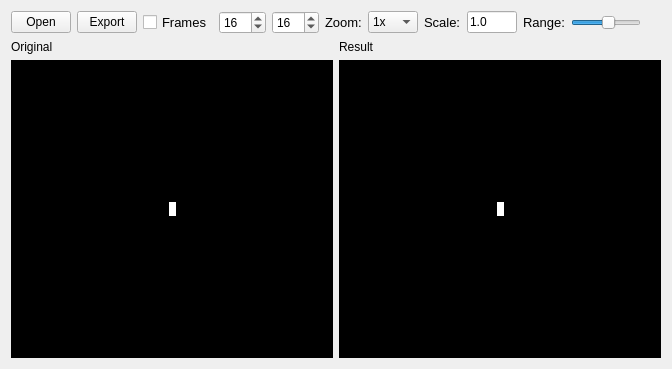
<?xml version="1.0" encoding="UTF-8"?>
<ui version="4.0">
 <class>ImageConverterDialog</class>
 <widget class="QWidget" name="ImageConverterDialog">
  <property name="geometry">
   <rect>
    <x>0</x>
    <y>0</y>
    <width>672</width>
    <height>369</height>
   </rect>
  </property>
  <property name="windowTitle">
   <string>Image Converter</string>
  </property>
  <layout class="QVBoxLayout" name="verticalLayout_5">
   <item>
    <layout class="QHBoxLayout" name="horizontalLayout_2">
     <item>
      <widget class="QPushButton" name="openButton">
       <property name="minimumSize">
        <size>
         <width>60</width>
         <height>0</height>
        </size>
       </property>
       <property name="maximumSize">
        <size>
         <width>60</width>
         <height>16777215</height>
        </size>
       </property>
       <property name="toolTip">
        <string>Open an image.</string>
       </property>
       <property name="text">
        <string>Open</string>
       </property>
      </widget>
     </item>
     <item>
      <widget class="QPushButton" name="exportButton">
       <property name="minimumSize">
        <size>
         <width>60</width>
         <height>0</height>
        </size>
       </property>
       <property name="maximumSize">
        <size>
         <width>60</width>
         <height>16777215</height>
        </size>
       </property>
       <property name="toolTip">
        <string>Export to a Spin object.</string>
       </property>
       <property name="text">
        <string>Export</string>
       </property>
      </widget>
     </item>
     <item>
      <widget class="QCheckBox" name="frameEnable">
       <property name="font">
        <font>
         <pointsize>10</pointsize>
        </font>
       </property>
       <property name="toolTip">
        <string>Cut the image into frames.</string>
       </property>
       <property name="text">
        <string>Frames</string>
       </property>
      </widget>
     </item>
     <item>
      <widget class="QSpinBox" name="frameWidth">
       <property name="enabled">
        <bool>true</bool>
       </property>
       <property name="maximumSize">
        <size>
         <width>55</width>
         <height>16777215</height>
        </size>
       </property>
       <property name="toolTip">
        <string>The number of horizontal frames.</string>
       </property>
       <property name="readOnly">
        <bool>false</bool>
       </property>
       <property name="minimum">
        <number>1</number>
       </property>
       <property name="maximum">
        <number>256</number>
       </property>
       <property name="value">
        <number>16</number>
       </property>
      </widget>
     </item>
     <item>
      <widget class="QSpinBox" name="frameHeight">
       <property name="enabled">
        <bool>true</bool>
       </property>
       <property name="maximumSize">
        <size>
         <width>55</width>
         <height>16777215</height>
        </size>
       </property>
       <property name="toolTip">
        <string>The number of vertical frames.</string>
       </property>
       <property name="minimum">
        <number>1</number>
       </property>
       <property name="maximum">
        <number>256</number>
       </property>
       <property name="value">
        <number>16</number>
       </property>
      </widget>
     </item>
     <item>
      <widget class="QLabel" name="label_2">
       <property name="font">
        <font>
         <pointsize>10</pointsize>
        </font>
       </property>
       <property name="text">
        <string>Zoom:</string>
       </property>
      </widget>
     </item>
     <item>
      <widget class="QComboBox" name="zoom">
       <property name="toolTip">
        <string>Zoom in and out.</string>
       </property>
       <property name="currentText">
        <string>4x</string>
       </property>
       <item>
        <property name="text">
         <string>1x</string>
        </property>
       </item>
       <item>
        <property name="text">
         <string>2x</string>
        </property>
       </item>
       <item>
        <property name="text">
         <string>4x</string>
        </property>
       </item>
       <item>
        <property name="text">
         <string>8x</string>
        </property>
       </item>
       <item>
        <property name="text">
         <string>12x</string>
        </property>
       </item>
       <item>
        <property name="text">
         <string>16x</string>
        </property>
       </item>
      </widget>
     </item>
     <item>
      <widget class="QLabel" name="label">
       <property name="font">
        <font>
         <pointsize>10</pointsize>
        </font>
       </property>
       <property name="text">
        <string>Scale:</string>
       </property>
      </widget>
     </item>
     <item>
      <widget class="QLineEdit" name="scale">
       <property name="sizePolicy">
        <sizepolicy hsizetype="Minimum" vsizetype="Fixed">
         <horstretch>0</horstretch>
         <verstretch>0</verstretch>
        </sizepolicy>
       </property>
       <property name="maximumSize">
        <size>
         <width>50</width>
         <height>16777215</height>
        </size>
       </property>
       <property name="toolTip">
        <string>Resize the image before generating.</string>
       </property>
       <property name="text">
        <string>1.0</string>
       </property>
      </widget>
     </item>
     <item>
      <widget class="QLabel" name="label_3">
       <property name="font">
        <font>
         <pointsize>10</pointsize>
        </font>
       </property>
       <property name="text">
        <string>Range:</string>
       </property>
      </widget>
     </item>
     <item>
      <widget class="QSlider" name="range">
       <property name="minimumSize">
        <size>
         <width>70</width>
         <height>0</height>
        </size>
       </property>
       <property name="maximumSize">
        <size>
         <width>70</width>
         <height>16777215</height>
        </size>
       </property>
       <property name="toolTip">
        <string>Set the dynamic range of the image.</string>
       </property>
       <property name="maximum">
        <number>100</number>
       </property>
       <property name="value">
        <number>55</number>
       </property>
       <property name="orientation">
        <enum>Qt::Horizontal</enum>
       </property>
      </widget>
     </item>
     <item>
      <spacer name="horizontalSpacer_3">
       <property name="orientation">
        <enum>Qt::Horizontal</enum>
       </property>
       <property name="sizeHint" stdset="0">
        <size>
         <width>40</width>
         <height>20</height>
        </size>
       </property>
      </spacer>
     </item>
    </layout>
   </item>
   <item>
    <layout class="QHBoxLayout" name="horizontalLayout">
     <item>
      <layout class="QVBoxLayout" name="verticalLayout">
       <item>
        <widget class="QLabel" name="resultTitle_2">
         <property name="text">
          <string>Original</string>
         </property>
        </widget>
       </item>
       <item>
        <widget class="QScrollArea" name="originalViewport">
         <property name="palette">
          <palette>
           <active>
            <colorrole role="Base">
             <brush brushstyle="SolidPattern">
              <color alpha="255">
               <red>252</red>
               <green>252</green>
               <blue>252</blue>
              </color>
             </brush>
            </colorrole>
            <colorrole role="Window">
             <brush brushstyle="SolidPattern">
              <color alpha="255">
               <red>0</red>
               <green>0</green>
               <blue>0</blue>
              </color>
             </brush>
            </colorrole>
           </active>
           <inactive>
            <colorrole role="Base">
             <brush brushstyle="SolidPattern">
              <color alpha="255">
               <red>252</red>
               <green>252</green>
               <blue>252</blue>
              </color>
             </brush>
            </colorrole>
            <colorrole role="Window">
             <brush brushstyle="SolidPattern">
              <color alpha="255">
               <red>0</red>
               <green>0</green>
               <blue>0</blue>
              </color>
             </brush>
            </colorrole>
           </inactive>
           <disabled>
            <colorrole role="Base">
             <brush brushstyle="SolidPattern">
              <color alpha="255">
               <red>0</red>
               <green>0</green>
               <blue>0</blue>
              </color>
             </brush>
            </colorrole>
            <colorrole role="Window">
             <brush brushstyle="SolidPattern">
              <color alpha="255">
               <red>0</red>
               <green>0</green>
               <blue>0</blue>
              </color>
             </brush>
            </colorrole>
           </disabled>
          </palette>
         </property>
         <property name="widgetResizable">
          <bool>true</bool>
         </property>
         <widget class="QWidget" name="scrollAreaWidgetContents_3">
          <property name="geometry">
           <rect>
            <x>0</x>
            <y>0</y>
            <width>319</width>
            <height>285</height>
           </rect>
          </property>
          <layout class="QVBoxLayout" name="verticalLayout_3">
           <item>
            <spacer name="verticalSpacer_7">
             <property name="orientation">
              <enum>Qt::Vertical</enum>
             </property>
             <property name="sizeHint" stdset="0">
              <size>
               <width>20</width>
               <height>40</height>
              </size>
             </property>
            </spacer>
           </item>
           <item>
            <layout class="QHBoxLayout" name="horizontalLayout_5">
             <item>
              <spacer name="horizontalSpacer_8">
               <property name="orientation">
                <enum>Qt::Horizontal</enum>
               </property>
               <property name="sizeHint" stdset="0">
                <size>
                 <width>40</width>
                 <height>20</height>
                </size>
               </property>
              </spacer>
             </item>
             <item>
              <widget class="QLabel" name="originalImage">
               <property name="sizePolicy">
                <sizepolicy hsizetype="Fixed" vsizetype="Fixed">
                 <horstretch>0</horstretch>
                 <verstretch>0</verstretch>
                </sizepolicy>
               </property>
               <property name="palette">
                <palette>
                 <active>
                  <colorrole role="WindowText">
                   <brush brushstyle="SolidPattern">
                    <color alpha="255">
                     <red>0</red>
                     <green>0</green>
                     <blue>0</blue>
                    </color>
                   </brush>
                  </colorrole>
                  <colorrole role="Button">
                   <brush brushstyle="SolidPattern">
                    <color alpha="255">
                     <red>255</red>
                     <green>255</green>
                     <blue>255</blue>
                    </color>
                   </brush>
                  </colorrole>
                  <colorrole role="Light">
                   <brush brushstyle="SolidPattern">
                    <color alpha="255">
                     <red>255</red>
                     <green>255</green>
                     <blue>255</blue>
                    </color>
                   </brush>
                  </colorrole>
                  <colorrole role="Midlight">
                   <brush brushstyle="SolidPattern">
                    <color alpha="255">
                     <red>255</red>
                     <green>255</green>
                     <blue>255</blue>
                    </color>
                   </brush>
                  </colorrole>
                  <colorrole role="Dark">
                   <brush brushstyle="SolidPattern">
                    <color alpha="255">
                     <red>127</red>
                     <green>127</green>
                     <blue>127</blue>
                    </color>
                   </brush>
                  </colorrole>
                  <colorrole role="Mid">
                   <brush brushstyle="SolidPattern">
                    <color alpha="255">
                     <red>170</red>
                     <green>170</green>
                     <blue>170</blue>
                    </color>
                   </brush>
                  </colorrole>
                  <colorrole role="Text">
                   <brush brushstyle="SolidPattern">
                    <color alpha="255">
                     <red>0</red>
                     <green>0</green>
                     <blue>0</blue>
                    </color>
                   </brush>
                  </colorrole>
                  <colorrole role="BrightText">
                   <brush brushstyle="SolidPattern">
                    <color alpha="255">
                     <red>255</red>
                     <green>255</green>
                     <blue>255</blue>
                    </color>
                   </brush>
                  </colorrole>
                  <colorrole role="ButtonText">
                   <brush brushstyle="SolidPattern">
                    <color alpha="255">
                     <red>0</red>
                     <green>0</green>
                     <blue>0</blue>
                    </color>
                   </brush>
                  </colorrole>
                  <colorrole role="Base">
                   <brush brushstyle="SolidPattern">
                    <color alpha="255">
                     <red>255</red>
                     <green>255</green>
                     <blue>255</blue>
                    </color>
                   </brush>
                  </colorrole>
                  <colorrole role="Window">
                   <brush brushstyle="SolidPattern">
                    <color alpha="255">
                     <red>255</red>
                     <green>255</green>
                     <blue>255</blue>
                    </color>
                   </brush>
                  </colorrole>
                  <colorrole role="Shadow">
                   <brush brushstyle="SolidPattern">
                    <color alpha="255">
                     <red>0</red>
                     <green>0</green>
                     <blue>0</blue>
                    </color>
                   </brush>
                  </colorrole>
                  <colorrole role="AlternateBase">
                   <brush brushstyle="SolidPattern">
                    <color alpha="255">
                     <red>255</red>
                     <green>255</green>
                     <blue>255</blue>
                    </color>
                   </brush>
                  </colorrole>
                  <colorrole role="ToolTipBase">
                   <brush brushstyle="SolidPattern">
                    <color alpha="255">
                     <red>255</red>
                     <green>255</green>
                     <blue>220</blue>
                    </color>
                   </brush>
                  </colorrole>
                  <colorrole role="ToolTipText">
                   <brush brushstyle="SolidPattern">
                    <color alpha="255">
                     <red>0</red>
                     <green>0</green>
                     <blue>0</blue>
                    </color>
                   </brush>
                  </colorrole>
                 </active>
                 <inactive>
                  <colorrole role="WindowText">
                   <brush brushstyle="SolidPattern">
                    <color alpha="255">
                     <red>0</red>
                     <green>0</green>
                     <blue>0</blue>
                    </color>
                   </brush>
                  </colorrole>
                  <colorrole role="Button">
                   <brush brushstyle="SolidPattern">
                    <color alpha="255">
                     <red>255</red>
                     <green>255</green>
                     <blue>255</blue>
                    </color>
                   </brush>
                  </colorrole>
                  <colorrole role="Light">
                   <brush brushstyle="SolidPattern">
                    <color alpha="255">
                     <red>255</red>
                     <green>255</green>
                     <blue>255</blue>
                    </color>
                   </brush>
                  </colorrole>
                  <colorrole role="Midlight">
                   <brush brushstyle="SolidPattern">
                    <color alpha="255">
                     <red>255</red>
                     <green>255</green>
                     <blue>255</blue>
                    </color>
                   </brush>
                  </colorrole>
                  <colorrole role="Dark">
                   <brush brushstyle="SolidPattern">
                    <color alpha="255">
                     <red>127</red>
                     <green>127</green>
                     <blue>127</blue>
                    </color>
                   </brush>
                  </colorrole>
                  <colorrole role="Mid">
                   <brush brushstyle="SolidPattern">
                    <color alpha="255">
                     <red>170</red>
                     <green>170</green>
                     <blue>170</blue>
                    </color>
                   </brush>
                  </colorrole>
                  <colorrole role="Text">
                   <brush brushstyle="SolidPattern">
                    <color alpha="255">
                     <red>0</red>
                     <green>0</green>
                     <blue>0</blue>
                    </color>
                   </brush>
                  </colorrole>
                  <colorrole role="BrightText">
                   <brush brushstyle="SolidPattern">
                    <color alpha="255">
                     <red>255</red>
                     <green>255</green>
                     <blue>255</blue>
                    </color>
                   </brush>
                  </colorrole>
                  <colorrole role="ButtonText">
                   <brush brushstyle="SolidPattern">
                    <color alpha="255">
                     <red>0</red>
                     <green>0</green>
                     <blue>0</blue>
                    </color>
                   </brush>
                  </colorrole>
                  <colorrole role="Base">
                   <brush brushstyle="SolidPattern">
                    <color alpha="255">
                     <red>255</red>
                     <green>255</green>
                     <blue>255</blue>
                    </color>
                   </brush>
                  </colorrole>
                  <colorrole role="Window">
                   <brush brushstyle="SolidPattern">
                    <color alpha="255">
                     <red>255</red>
                     <green>255</green>
                     <blue>255</blue>
                    </color>
                   </brush>
                  </colorrole>
                  <colorrole role="Shadow">
                   <brush brushstyle="SolidPattern">
                    <color alpha="255">
                     <red>0</red>
                     <green>0</green>
                     <blue>0</blue>
                    </color>
                   </brush>
                  </colorrole>
                  <colorrole role="AlternateBase">
                   <brush brushstyle="SolidPattern">
                    <color alpha="255">
                     <red>255</red>
                     <green>255</green>
                     <blue>255</blue>
                    </color>
                   </brush>
                  </colorrole>
                  <colorrole role="ToolTipBase">
                   <brush brushstyle="SolidPattern">
                    <color alpha="255">
                     <red>255</red>
                     <green>255</green>
                     <blue>220</blue>
                    </color>
                   </brush>
                  </colorrole>
                  <colorrole role="ToolTipText">
                   <brush brushstyle="SolidPattern">
                    <color alpha="255">
                     <red>0</red>
                     <green>0</green>
                     <blue>0</blue>
                    </color>
                   </brush>
                  </colorrole>
                 </inactive>
                 <disabled>
                  <colorrole role="WindowText">
                   <brush brushstyle="SolidPattern">
                    <color alpha="255">
                     <red>127</red>
                     <green>127</green>
                     <blue>127</blue>
                    </color>
                   </brush>
                  </colorrole>
                  <colorrole role="Button">
                   <brush brushstyle="SolidPattern">
                    <color alpha="255">
                     <red>255</red>
                     <green>255</green>
                     <blue>255</blue>
                    </color>
                   </brush>
                  </colorrole>
                  <colorrole role="Light">
                   <brush brushstyle="SolidPattern">
                    <color alpha="255">
                     <red>255</red>
                     <green>255</green>
                     <blue>255</blue>
                    </color>
                   </brush>
                  </colorrole>
                  <colorrole role="Midlight">
                   <brush brushstyle="SolidPattern">
                    <color alpha="255">
                     <red>255</red>
                     <green>255</green>
                     <blue>255</blue>
                    </color>
                   </brush>
                  </colorrole>
                  <colorrole role="Dark">
                   <brush brushstyle="SolidPattern">
                    <color alpha="255">
                     <red>127</red>
                     <green>127</green>
                     <blue>127</blue>
                    </color>
                   </brush>
                  </colorrole>
                  <colorrole role="Mid">
                   <brush brushstyle="SolidPattern">
                    <color alpha="255">
                     <red>170</red>
                     <green>170</green>
                     <blue>170</blue>
                    </color>
                   </brush>
                  </colorrole>
                  <colorrole role="Text">
                   <brush brushstyle="SolidPattern">
                    <color alpha="255">
                     <red>127</red>
                     <green>127</green>
                     <blue>127</blue>
                    </color>
                   </brush>
                  </colorrole>
                  <colorrole role="BrightText">
                   <brush brushstyle="SolidPattern">
                    <color alpha="255">
                     <red>255</red>
                     <green>255</green>
                     <blue>255</blue>
                    </color>
                   </brush>
                  </colorrole>
                  <colorrole role="ButtonText">
                   <brush brushstyle="SolidPattern">
                    <color alpha="255">
                     <red>127</red>
                     <green>127</green>
                     <blue>127</blue>
                    </color>
                   </brush>
                  </colorrole>
                  <colorrole role="Base">
                   <brush brushstyle="SolidPattern">
                    <color alpha="255">
                     <red>255</red>
                     <green>255</green>
                     <blue>255</blue>
                    </color>
                   </brush>
                  </colorrole>
                  <colorrole role="Window">
                   <brush brushstyle="SolidPattern">
                    <color alpha="255">
                     <red>255</red>
                     <green>255</green>
                     <blue>255</blue>
                    </color>
                   </brush>
                  </colorrole>
                  <colorrole role="Shadow">
                   <brush brushstyle="SolidPattern">
                    <color alpha="255">
                     <red>0</red>
                     <green>0</green>
                     <blue>0</blue>
                    </color>
                   </brush>
                  </colorrole>
                  <colorrole role="AlternateBase">
                   <brush brushstyle="SolidPattern">
                    <color alpha="255">
                     <red>255</red>
                     <green>255</green>
                     <blue>255</blue>
                    </color>
                   </brush>
                  </colorrole>
                  <colorrole role="ToolTipBase">
                   <brush brushstyle="SolidPattern">
                    <color alpha="255">
                     <red>255</red>
                     <green>255</green>
                     <blue>220</blue>
                    </color>
                   </brush>
                  </colorrole>
                  <colorrole role="ToolTipText">
                   <brush brushstyle="SolidPattern">
                    <color alpha="255">
                     <red>0</red>
                     <green>0</green>
                     <blue>0</blue>
                    </color>
                   </brush>
                  </colorrole>
                 </disabled>
                </palette>
               </property>
               <property name="autoFillBackground">
                <bool>true</bool>
               </property>
               <property name="frameShape">
                <enum>QFrame::Box</enum>
               </property>
               <property name="text">
                <string/>
               </property>
              </widget>
             </item>
             <item>
              <spacer name="horizontalSpacer_9">
               <property name="orientation">
                <enum>Qt::Horizontal</enum>
               </property>
               <property name="sizeHint" stdset="0">
                <size>
                 <width>40</width>
                 <height>20</height>
                </size>
               </property>
              </spacer>
             </item>
            </layout>
           </item>
           <item>
            <spacer name="verticalSpacer_8">
             <property name="orientation">
              <enum>Qt::Vertical</enum>
             </property>
             <property name="sizeHint" stdset="0">
              <size>
               <width>20</width>
               <height>40</height>
              </size>
             </property>
            </spacer>
           </item>
          </layout>
         </widget>
        </widget>
       </item>
      </layout>
     </item>
     <item>
      <layout class="QVBoxLayout" name="verticalLayout_4">
       <item>
        <widget class="QLabel" name="resultTitle">
         <property name="text">
          <string>Result</string>
         </property>
        </widget>
       </item>
       <item>
        <widget class="QScrollArea" name="resultViewport">
         <property name="palette">
          <palette>
           <active>
            <colorrole role="Base">
             <brush brushstyle="SolidPattern">
              <color alpha="255">
               <red>252</red>
               <green>252</green>
               <blue>252</blue>
              </color>
             </brush>
            </colorrole>
            <colorrole role="Window">
             <brush brushstyle="SolidPattern">
              <color alpha="255">
               <red>0</red>
               <green>0</green>
               <blue>0</blue>
              </color>
             </brush>
            </colorrole>
           </active>
           <inactive>
            <colorrole role="Base">
             <brush brushstyle="SolidPattern">
              <color alpha="255">
               <red>252</red>
               <green>252</green>
               <blue>252</blue>
              </color>
             </brush>
            </colorrole>
            <colorrole role="Window">
             <brush brushstyle="SolidPattern">
              <color alpha="255">
               <red>0</red>
               <green>0</green>
               <blue>0</blue>
              </color>
             </brush>
            </colorrole>
           </inactive>
           <disabled>
            <colorrole role="Base">
             <brush brushstyle="SolidPattern">
              <color alpha="255">
               <red>0</red>
               <green>0</green>
               <blue>0</blue>
              </color>
             </brush>
            </colorrole>
            <colorrole role="Window">
             <brush brushstyle="SolidPattern">
              <color alpha="255">
               <red>0</red>
               <green>0</green>
               <blue>0</blue>
              </color>
             </brush>
            </colorrole>
           </disabled>
          </palette>
         </property>
         <property name="widgetResizable">
          <bool>true</bool>
         </property>
         <widget class="QWidget" name="scrollAreaWidgetContents_2">
          <property name="geometry">
           <rect>
            <x>0</x>
            <y>0</y>
            <width>319</width>
            <height>285</height>
           </rect>
          </property>
          <layout class="QVBoxLayout" name="verticalLayout_2">
           <item>
            <spacer name="verticalSpacer_5">
             <property name="orientation">
              <enum>Qt::Vertical</enum>
             </property>
             <property name="sizeHint" stdset="0">
              <size>
               <width>20</width>
               <height>40</height>
              </size>
             </property>
            </spacer>
           </item>
           <item>
            <layout class="QHBoxLayout" name="horizontalLayout_4">
             <item>
              <spacer name="horizontalSpacer_6">
               <property name="orientation">
                <enum>Qt::Horizontal</enum>
               </property>
               <property name="sizeHint" stdset="0">
                <size>
                 <width>40</width>
                 <height>20</height>
                </size>
               </property>
              </spacer>
             </item>
             <item>
              <widget class="QLabel" name="resultImage">
               <property name="sizePolicy">
                <sizepolicy hsizetype="Fixed" vsizetype="Fixed">
                 <horstretch>0</horstretch>
                 <verstretch>0</verstretch>
                </sizepolicy>
               </property>
               <property name="palette">
                <palette>
                 <active>
                  <colorrole role="WindowText">
                   <brush brushstyle="SolidPattern">
                    <color alpha="255">
                     <red>0</red>
                     <green>0</green>
                     <blue>0</blue>
                    </color>
                   </brush>
                  </colorrole>
                  <colorrole role="Button">
                   <brush brushstyle="SolidPattern">
                    <color alpha="255">
                     <red>255</red>
                     <green>255</green>
                     <blue>255</blue>
                    </color>
                   </brush>
                  </colorrole>
                  <colorrole role="Light">
                   <brush brushstyle="SolidPattern">
                    <color alpha="255">
                     <red>255</red>
                     <green>255</green>
                     <blue>255</blue>
                    </color>
                   </brush>
                  </colorrole>
                  <colorrole role="Midlight">
                   <brush brushstyle="SolidPattern">
                    <color alpha="255">
                     <red>255</red>
                     <green>255</green>
                     <blue>255</blue>
                    </color>
                   </brush>
                  </colorrole>
                  <colorrole role="Dark">
                   <brush brushstyle="SolidPattern">
                    <color alpha="255">
                     <red>127</red>
                     <green>127</green>
                     <blue>127</blue>
                    </color>
                   </brush>
                  </colorrole>
                  <colorrole role="Mid">
                   <brush brushstyle="SolidPattern">
                    <color alpha="255">
                     <red>170</red>
                     <green>170</green>
                     <blue>170</blue>
                    </color>
                   </brush>
                  </colorrole>
                  <colorrole role="Text">
                   <brush brushstyle="SolidPattern">
                    <color alpha="255">
                     <red>0</red>
                     <green>0</green>
                     <blue>0</blue>
                    </color>
                   </brush>
                  </colorrole>
                  <colorrole role="BrightText">
                   <brush brushstyle="SolidPattern">
                    <color alpha="255">
                     <red>255</red>
                     <green>255</green>
                     <blue>255</blue>
                    </color>
                   </brush>
                  </colorrole>
                  <colorrole role="ButtonText">
                   <brush brushstyle="SolidPattern">
                    <color alpha="255">
                     <red>0</red>
                     <green>0</green>
                     <blue>0</blue>
                    </color>
                   </brush>
                  </colorrole>
                  <colorrole role="Base">
                   <brush brushstyle="SolidPattern">
                    <color alpha="255">
                     <red>255</red>
                     <green>255</green>
                     <blue>255</blue>
                    </color>
                   </brush>
                  </colorrole>
                  <colorrole role="Window">
                   <brush brushstyle="SolidPattern">
                    <color alpha="255">
                     <red>255</red>
                     <green>255</green>
                     <blue>255</blue>
                    </color>
                   </brush>
                  </colorrole>
                  <colorrole role="Shadow">
                   <brush brushstyle="SolidPattern">
                    <color alpha="255">
                     <red>0</red>
                     <green>0</green>
                     <blue>0</blue>
                    </color>
                   </brush>
                  </colorrole>
                  <colorrole role="AlternateBase">
                   <brush brushstyle="SolidPattern">
                    <color alpha="255">
                     <red>255</red>
                     <green>255</green>
                     <blue>255</blue>
                    </color>
                   </brush>
                  </colorrole>
                  <colorrole role="ToolTipBase">
                   <brush brushstyle="SolidPattern">
                    <color alpha="255">
                     <red>255</red>
                     <green>255</green>
                     <blue>220</blue>
                    </color>
                   </brush>
                  </colorrole>
                  <colorrole role="ToolTipText">
                   <brush brushstyle="SolidPattern">
                    <color alpha="255">
                     <red>0</red>
                     <green>0</green>
                     <blue>0</blue>
                    </color>
                   </brush>
                  </colorrole>
                 </active>
                 <inactive>
                  <colorrole role="WindowText">
                   <brush brushstyle="SolidPattern">
                    <color alpha="255">
                     <red>0</red>
                     <green>0</green>
                     <blue>0</blue>
                    </color>
                   </brush>
                  </colorrole>
                  <colorrole role="Button">
                   <brush brushstyle="SolidPattern">
                    <color alpha="255">
                     <red>255</red>
                     <green>255</green>
                     <blue>255</blue>
                    </color>
                   </brush>
                  </colorrole>
                  <colorrole role="Light">
                   <brush brushstyle="SolidPattern">
                    <color alpha="255">
                     <red>255</red>
                     <green>255</green>
                     <blue>255</blue>
                    </color>
                   </brush>
                  </colorrole>
                  <colorrole role="Midlight">
                   <brush brushstyle="SolidPattern">
                    <color alpha="255">
                     <red>255</red>
                     <green>255</green>
                     <blue>255</blue>
                    </color>
                   </brush>
                  </colorrole>
                  <colorrole role="Dark">
                   <brush brushstyle="SolidPattern">
                    <color alpha="255">
                     <red>127</red>
                     <green>127</green>
                     <blue>127</blue>
                    </color>
                   </brush>
                  </colorrole>
                  <colorrole role="Mid">
                   <brush brushstyle="SolidPattern">
                    <color alpha="255">
                     <red>170</red>
                     <green>170</green>
                     <blue>170</blue>
                    </color>
                   </brush>
                  </colorrole>
                  <colorrole role="Text">
                   <brush brushstyle="SolidPattern">
                    <color alpha="255">
                     <red>0</red>
                     <green>0</green>
                     <blue>0</blue>
                    </color>
                   </brush>
                  </colorrole>
                  <colorrole role="BrightText">
                   <brush brushstyle="SolidPattern">
                    <color alpha="255">
                     <red>255</red>
                     <green>255</green>
                     <blue>255</blue>
                    </color>
                   </brush>
                  </colorrole>
                  <colorrole role="ButtonText">
                   <brush brushstyle="SolidPattern">
                    <color alpha="255">
                     <red>0</red>
                     <green>0</green>
                     <blue>0</blue>
                    </color>
                   </brush>
                  </colorrole>
                  <colorrole role="Base">
                   <brush brushstyle="SolidPattern">
                    <color alpha="255">
                     <red>255</red>
                     <green>255</green>
                     <blue>255</blue>
                    </color>
                   </brush>
                  </colorrole>
                  <colorrole role="Window">
                   <brush brushstyle="SolidPattern">
                    <color alpha="255">
                     <red>255</red>
                     <green>255</green>
                     <blue>255</blue>
                    </color>
                   </brush>
                  </colorrole>
                  <colorrole role="Shadow">
                   <brush brushstyle="SolidPattern">
                    <color alpha="255">
                     <red>0</red>
                     <green>0</green>
                     <blue>0</blue>
                    </color>
                   </brush>
                  </colorrole>
                  <colorrole role="AlternateBase">
                   <brush brushstyle="SolidPattern">
                    <color alpha="255">
                     <red>255</red>
                     <green>255</green>
                     <blue>255</blue>
                    </color>
                   </brush>
                  </colorrole>
                  <colorrole role="ToolTipBase">
                   <brush brushstyle="SolidPattern">
                    <color alpha="255">
                     <red>255</red>
                     <green>255</green>
                     <blue>220</blue>
                    </color>
                   </brush>
                  </colorrole>
                  <colorrole role="ToolTipText">
                   <brush brushstyle="SolidPattern">
                    <color alpha="255">
                     <red>0</red>
                     <green>0</green>
                     <blue>0</blue>
                    </color>
                   </brush>
                  </colorrole>
                 </inactive>
                 <disabled>
                  <colorrole role="WindowText">
                   <brush brushstyle="SolidPattern">
                    <color alpha="255">
                     <red>127</red>
                     <green>127</green>
                     <blue>127</blue>
                    </color>
                   </brush>
                  </colorrole>
                  <colorrole role="Button">
                   <brush brushstyle="SolidPattern">
                    <color alpha="255">
                     <red>255</red>
                     <green>255</green>
                     <blue>255</blue>
                    </color>
                   </brush>
                  </colorrole>
                  <colorrole role="Light">
                   <brush brushstyle="SolidPattern">
                    <color alpha="255">
                     <red>255</red>
                     <green>255</green>
                     <blue>255</blue>
                    </color>
                   </brush>
                  </colorrole>
                  <colorrole role="Midlight">
                   <brush brushstyle="SolidPattern">
                    <color alpha="255">
                     <red>255</red>
                     <green>255</green>
                     <blue>255</blue>
                    </color>
                   </brush>
                  </colorrole>
                  <colorrole role="Dark">
                   <brush brushstyle="SolidPattern">
                    <color alpha="255">
                     <red>127</red>
                     <green>127</green>
                     <blue>127</blue>
                    </color>
                   </brush>
                  </colorrole>
                  <colorrole role="Mid">
                   <brush brushstyle="SolidPattern">
                    <color alpha="255">
                     <red>170</red>
                     <green>170</green>
                     <blue>170</blue>
                    </color>
                   </brush>
                  </colorrole>
                  <colorrole role="Text">
                   <brush brushstyle="SolidPattern">
                    <color alpha="255">
                     <red>127</red>
                     <green>127</green>
                     <blue>127</blue>
                    </color>
                   </brush>
                  </colorrole>
                  <colorrole role="BrightText">
                   <brush brushstyle="SolidPattern">
                    <color alpha="255">
                     <red>255</red>
                     <green>255</green>
                     <blue>255</blue>
                    </color>
                   </brush>
                  </colorrole>
                  <colorrole role="ButtonText">
                   <brush brushstyle="SolidPattern">
                    <color alpha="255">
                     <red>127</red>
                     <green>127</green>
                     <blue>127</blue>
                    </color>
                   </brush>
                  </colorrole>
                  <colorrole role="Base">
                   <brush brushstyle="SolidPattern">
                    <color alpha="255">
                     <red>255</red>
                     <green>255</green>
                     <blue>255</blue>
                    </color>
                   </brush>
                  </colorrole>
                  <colorrole role="Window">
                   <brush brushstyle="SolidPattern">
                    <color alpha="255">
                     <red>255</red>
                     <green>255</green>
                     <blue>255</blue>
                    </color>
                   </brush>
                  </colorrole>
                  <colorrole role="Shadow">
                   <brush brushstyle="SolidPattern">
                    <color alpha="255">
                     <red>0</red>
                     <green>0</green>
                     <blue>0</blue>
                    </color>
                   </brush>
                  </colorrole>
                  <colorrole role="AlternateBase">
                   <brush brushstyle="SolidPattern">
                    <color alpha="255">
                     <red>255</red>
                     <green>255</green>
                     <blue>255</blue>
                    </color>
                   </brush>
                  </colorrole>
                  <colorrole role="ToolTipBase">
                   <brush brushstyle="SolidPattern">
                    <color alpha="255">
                     <red>255</red>
                     <green>255</green>
                     <blue>220</blue>
                    </color>
                   </brush>
                  </colorrole>
                  <colorrole role="ToolTipText">
                   <brush brushstyle="SolidPattern">
                    <color alpha="255">
                     <red>0</red>
                     <green>0</green>
                     <blue>0</blue>
                    </color>
                   </brush>
                  </colorrole>
                 </disabled>
                </palette>
               </property>
               <property name="autoFillBackground">
                <bool>true</bool>
               </property>
               <property name="frameShape">
                <enum>QFrame::Box</enum>
               </property>
               <property name="text">
                <string/>
               </property>
              </widget>
             </item>
             <item>
              <spacer name="horizontalSpacer_7">
               <property name="orientation">
                <enum>Qt::Horizontal</enum>
               </property>
               <property name="sizeHint" stdset="0">
                <size>
                 <width>40</width>
                 <height>20</height>
                </size>
               </property>
              </spacer>
             </item>
            </layout>
           </item>
           <item>
            <spacer name="verticalSpacer_6">
             <property name="orientation">
              <enum>Qt::Vertical</enum>
             </property>
             <property name="sizeHint" stdset="0">
              <size>
               <width>20</width>
               <height>40</height>
              </size>
             </property>
            </spacer>
           </item>
          </layout>
         </widget>
        </widget>
       </item>
      </layout>
     </item>
    </layout>
   </item>
  </layout>
 </widget>
 <resources/>
 <connections/>
</ui>
